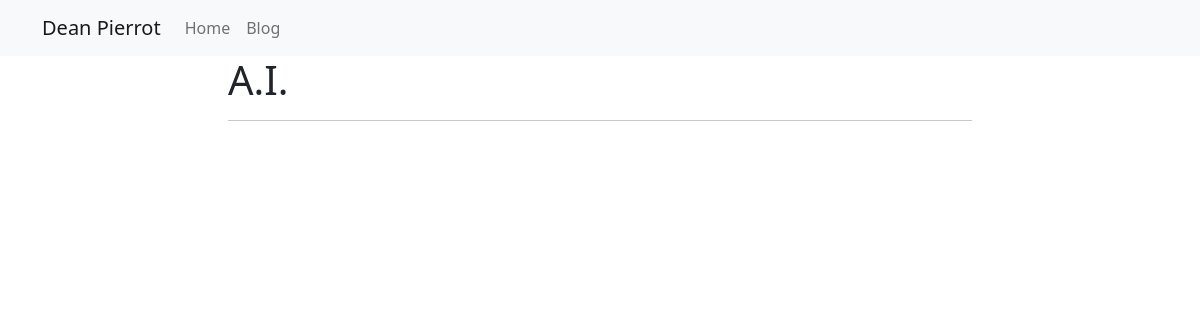
The app's page /blog/A.I./, older data.
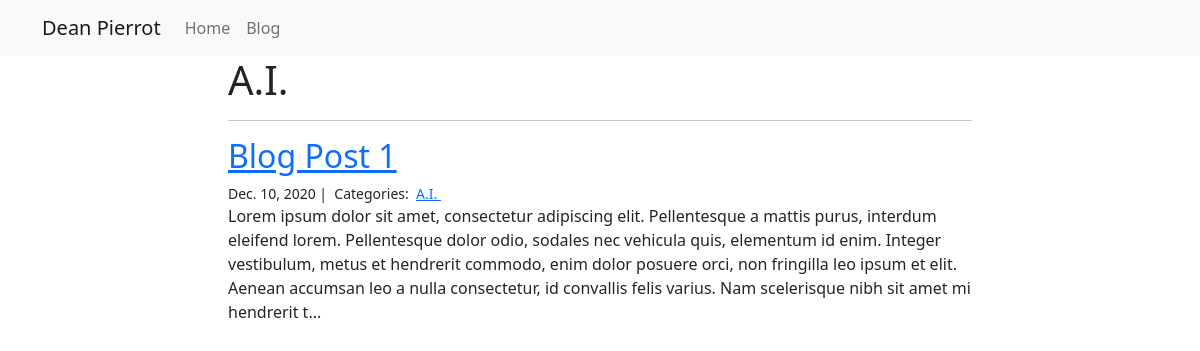
The same page, newer data.
### blog/models.py (models this page shows)
class Post(models.Model):
    title = models.CharField(max_length=255)
    body = models.TextField()
    created_on = models.DateTimeField(auto_now_add=True)
    last_modified = models.DateTimeField(auto_now=True)
    categories = models.ManyToManyField('Category', related_name='posts')

class Category(models.Model):
    name = models.CharField(max_length=20)

### blog/views.py (the view)
# urls.py: path("<category>/", views.blog_category, name="blog_category"),
def blog_category(request, category):
    posts = Post.objects.filter(
        categories__name__contains=category
    ).order_by(
        '-created_on'
    )
    context = {
        "category": category,
        "posts": posts
    }
    return render(request, "blog_category.html", context)

### blog/templates/blog_category.html
{% extends "base.html" %}
{% block page_content %}
<div class="col-md-8 offset-md-2">
    <h1>{{ category | title }}</h1>
    <hr>
    {% for post in posts %}
        <h2><a href="{% url 'blog_detail' post.pk%}">{{ post.title }}</a></h2>
        <small>
            {{ post.created_on.date }} |&nbsp;
            Categories:&nbsp;
            {% for category in post.categories.all %}
            <a href="{% url 'blog_category' category.name %}">
                {{ category.name }}
            </a>&nbsp;
            {% endfor %}
        </small>
        <p>{{ post.body | slice:":400" }}...</p>
    {% endfor %}
</div>
{% endblock %}

### personal_portfolio/templates/base.html (shortened to what this page needs)
<link href="https://cdn.jsdelivr.net/npm/bootstrap@5.0.0-beta1/dist/css/bootstrap.min.css" rel="stylesheet">
<nav class="navbar navbar-expand-lg navbar-light bg-light">
    <div class="container">
        <a class="navbar-brand" href="{% url 'project_index' %}">Dean Pierrot</a>
        <div class="collapse navbar-collapse" id="navbarSupportedContent">
          <ul class="navbar-nav mr-auto">
            <li class="nav-item active">
              <a class="nav-link" href="{% url 'project_index' %}">Home</a>
            </li>
            <li class="nav-item">
              <a class="nav-link" href="{% url 'blog_index' %}">Blog</a>
            </li>
          </ul>
        </div>
    </div>
</nav>
<div class="container">
{% block page_content %}{% endblock %}
</div>

Row changes from the older to the newer data that the page shows:
added Post: title "Blog Post 1", created_on "Dec. 10, 2020", body "Lorem ipsum dolor sit amet, consectetur adipiscing elit. Pellentesque a mattis purus, interdum eleifend lorem. Pellentesque dolor odio, sodales nec vehicula quis, elementum id enim. Integer vestibulum, metus et hendrerit commodo, enim dolor posuere orci, non fringilla leo ipsum et elit. Aenean accumsan leo a nulla consectetur, id convallis felis varius. Nam scelerisque nibh sit amet mi hendrerit t"
added Category: name "A.I."
